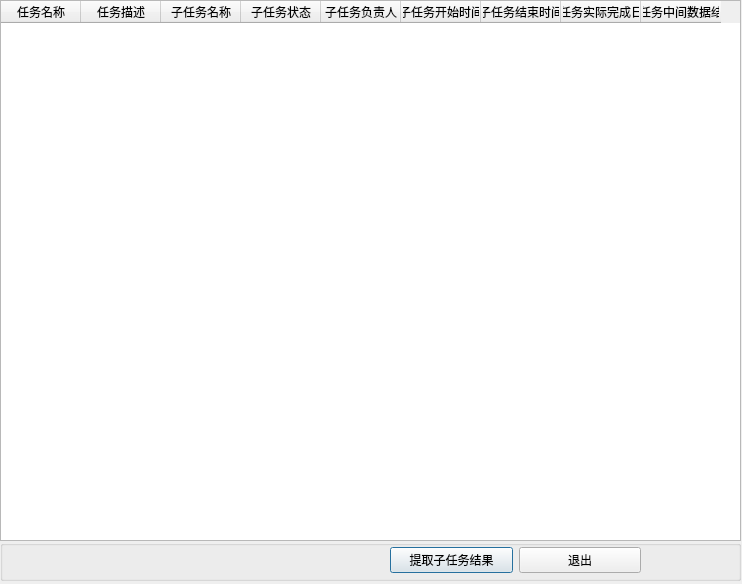
<?xml version="1.0" encoding="UTF-8"?>
<ui version="4.0">
 <class>ViewTask</class>
 <widget class="QDialog" name="ViewTask">
  <property name="geometry">
   <rect>
    <x>0</x>
    <y>0</y>
    <width>742</width>
    <height>584</height>
   </rect>
  </property>
  <property name="windowTitle">
   <string>查看当前任务</string>
  </property>
  <widget class="QWidget" name="verticalLayoutWidget">
   <property name="geometry">
    <rect>
     <x>0</x>
     <y>540</y>
     <width>741</width>
     <height>41</height>
    </rect>
   </property>
   <layout class="QVBoxLayout" name="verticalLayout">
    <item>
     <widget class="QGroupBox" name="groupBox">
      <property name="title">
       <string/>
      </property>
      <widget class="QWidget" name="horizontalLayoutWidget">
       <property name="geometry">
        <rect>
         <x>390</x>
         <y>0</y>
         <width>251</width>
         <height>41</height>
        </rect>
       </property>
       <layout class="QHBoxLayout" name="horizontalLayout">
        <item>
         <widget class="QPushButton" name="pushButtonGetSubTask">
          <property name="text">
           <string>提取子任务结果</string>
          </property>
         </widget>
        </item>
        <item>
         <widget class="QPushButton" name="pushButtonQuit">
          <property name="text">
           <string>退出</string>
          </property>
         </widget>
        </item>
       </layout>
      </widget>
     </widget>
    </item>
   </layout>
  </widget>
  <widget class="QWidget" name="verticalLayoutWidget_2">
   <property name="geometry">
    <rect>
     <x>0</x>
     <y>0</y>
     <width>741</width>
     <height>541</height>
    </rect>
   </property>
   <layout class="QVBoxLayout" name="verticalLayout_2">
    <item>
     <widget class="QTableWidget" name="tableWidget">
      <attribute name="horizontalHeaderDefaultSectionSize">
       <number>80</number>
      </attribute>
      <column>
       <property name="text">
        <string>任务名称</string>
       </property>
      </column>
      <column>
       <property name="text">
        <string>任务描述</string>
       </property>
      </column>
      <column>
       <property name="text">
        <string>子任务名称</string>
       </property>
      </column>
      <column>
       <property name="text">
        <string>子任务状态</string>
       </property>
      </column>
      <column>
       <property name="text">
        <string>子任务负责人</string>
       </property>
      </column>
      <column>
       <property name="text">
        <string>子任务开始时间</string>
       </property>
      </column>
      <column>
       <property name="text">
        <string>子任务结束时间</string>
       </property>
      </column>
      <column>
       <property name="text">
        <string>子任务实际完成日期</string>
       </property>
      </column>
      <column>
       <property name="text">
        <string>子任务中间数据结果</string>
       </property>
      </column>
     </widget>
    </item>
   </layout>
  </widget>
  <zorder>verticalLayoutWidget</zorder>
  <zorder>verticalLayoutWidget_2</zorder>
  <zorder>groupBox</zorder>
 </widget>
 <resources/>
 <connections/>
</ui>
